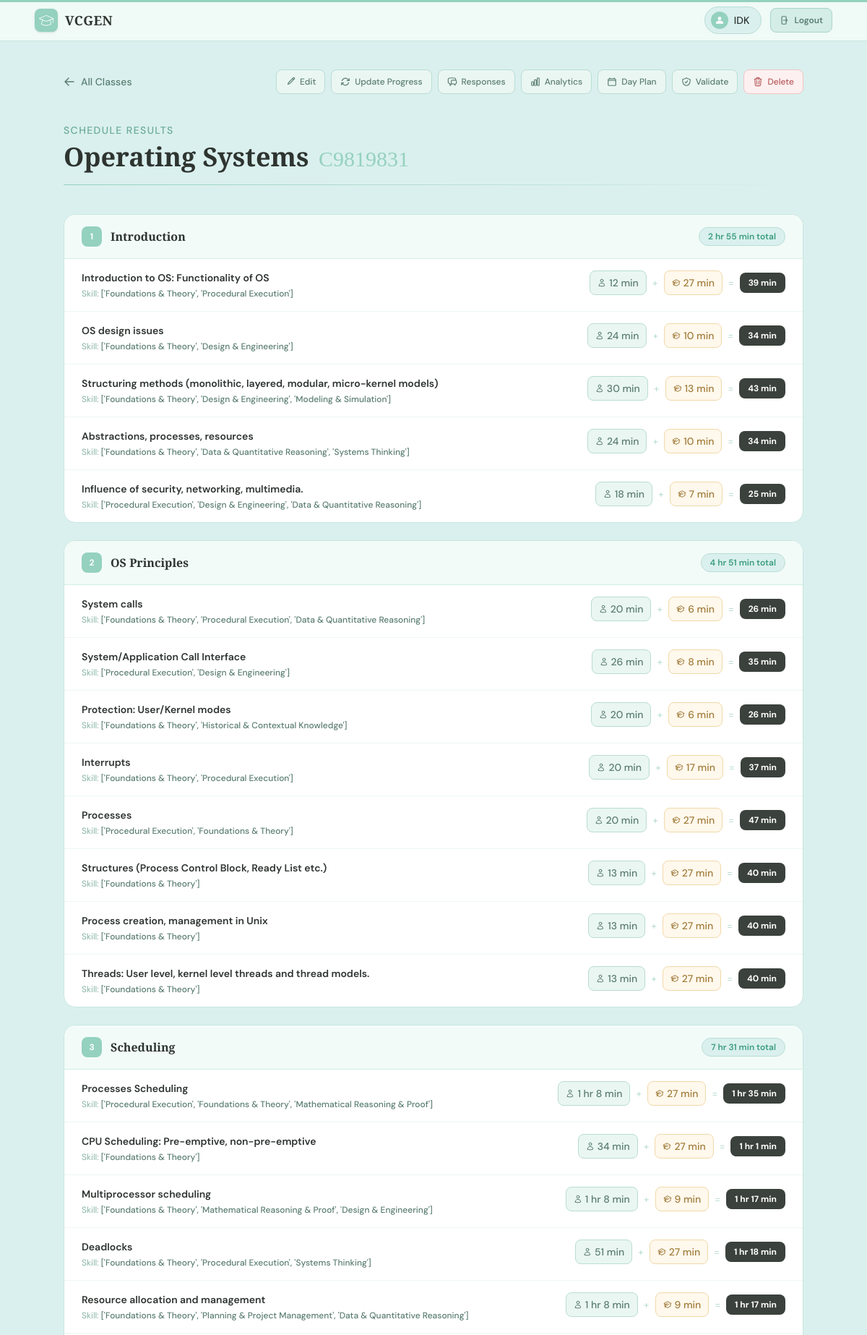
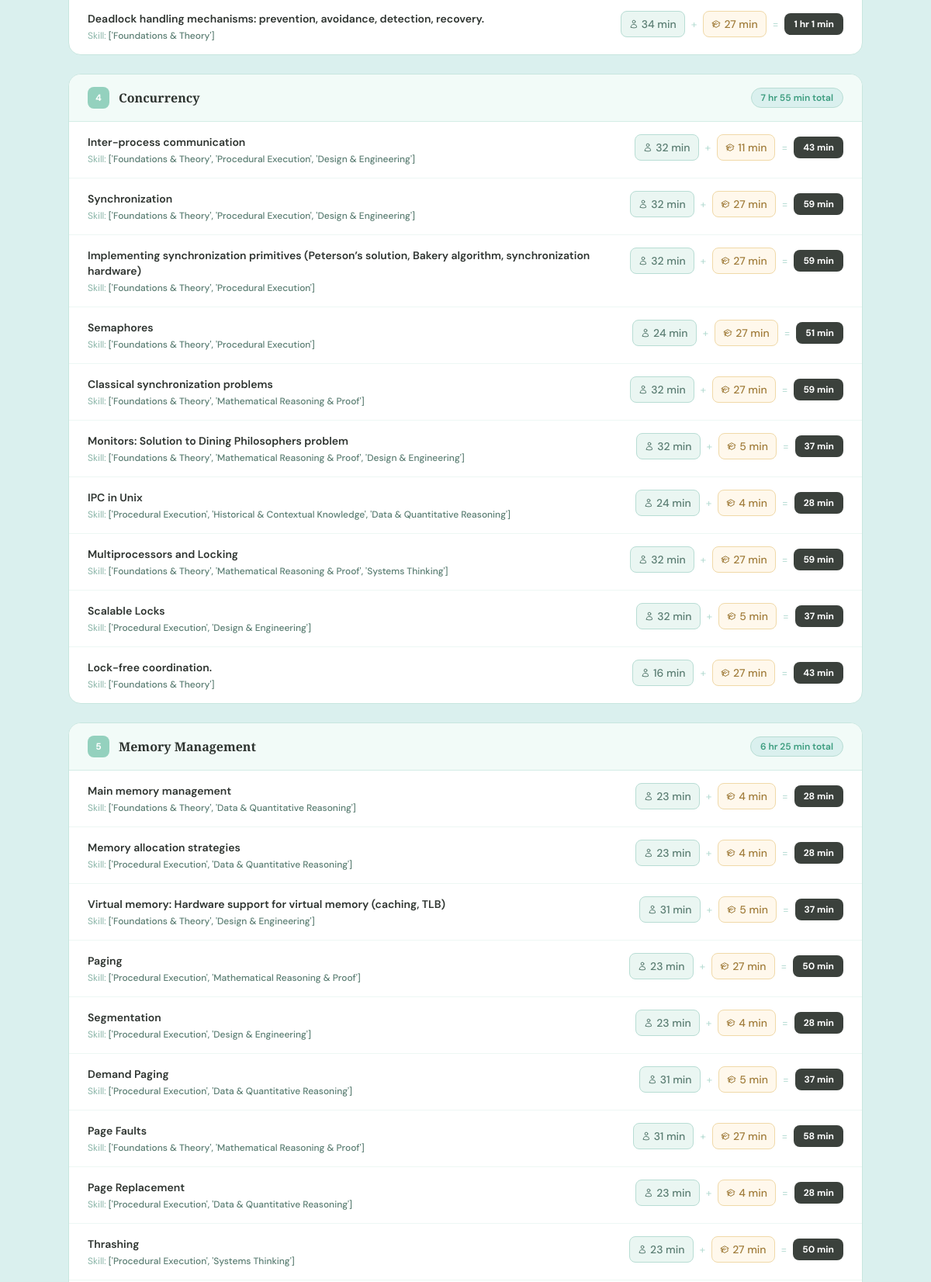
/results/C9819831 (signed in, upper part), run on the app's committed database (2 pictures, top to bottom).
### main/models.py (models this page shows, shortened)
class Teacher(models.Model):
    teacher_id=models.CharField(max_length=8,primary_key=True)
    name=models.CharField(max_length=20)
    email=models.EmailField(null=False)
    password=models.CharField(null=False,max_length=128)

class Course(models.Model):
    course_id=models.CharField(max_length=8,primary_key=True)
    teacher=models.ForeignKey(Teacher,on_delete=models.CASCADE)
    name=models.CharField(max_length=20)
    hours=models.IntegerField()
    split=models.DecimalField(decimal_places=3,max_digits=10)
    accepting_response=models.BooleanField(default=True)

class Module(models.Model):
    module_id=models.CharField(max_length=8,primary_key=True)
    course=models.ForeignKey(Course,on_delete=models.CASCADE)
    hours=models.IntegerField()
    name=models.CharField(max_length=100)

class Topics(models.Model):
    topic_id=models.CharField(max_length=8,primary_key=True)
    module=models.ForeignKey(Module,on_delete=models.CASCADE)
    content=models.CharField(max_length=100)
    mapped_skill=models.JSONField()
    skill_confidence = models.JSONField(default=dict)
    teacherweight=models.DecimalField(decimal_places=3,max_digits=10)
    studentweight=models.DecimalField(decimal_places=3,max_digits=10)

### main/views.py (the view)
# urls.py: path("results/<str:class_id>",views.results,name="results"),
def results(request,class_id):
    context={}
    if 'user' not in request.session:
        return redirect('login')
    else:
        context['name']=Teacher.objects.filter(teacher_id=request.session['user'])[0].name
    ourclass=Course.objects.filter(course_id=class_id)
    if len(ourclass)<1:
        return redirect('classes')
    else:
        ourclass=ourclass[0]
        data={}
        modules=Module.objects.filter(course=ourclass)
        class cusModule:
            def __init__(self, mod):
                self.mod = mod
                self.topicslist = []
                self.modtime = 0
            def addtopic(self, topic):
                self.topicslist.append(topic)
                self.modtime += topic.time
            @property
            def modtime_fmt(self):
                return fmt_time(self.modtime)
        class cusTopic:
            def __init__(self, topic, teachertime, studenttime):
                self.topic = topic
                self.teachertime = teachertime
                self.studenttime = studenttime
                self.time = teachertime + studenttime
                self.teachertime_fmt = fmt_time(teachertime)
                self.studenttime_fmt = fmt_time(studenttime)
                self.time_fmt = fmt_time(teachertime + studenttime)
        ourmods=[]
        for mod in modules:
            newmod=cusModule(mod)
            for topic in Topics.objects.filter(module=mod):
                teachertime=round(topic.teacherweight*mod.hours*ourclass.split,2)
                studenttime=round(topic.studentweight*ourclass.hours*(100-(ourclass.split*100))/100,2)
                newtopic=cusTopic(topic,teachertime,studenttime)
                newmod.addtopic(newtopic)
            ourmods.append(newmod)
        context['cid']=class_id
        context['cname']=ourclass.name
        context['modules']= ourmods
    return render(request,"main/results.html",context=context)

### main/views.py (called while the page is built)
def fmt_time(hours):
    total_mins = round(float(hours) * 60)
    h = total_mins // 60
    m = total_mins % 60
    if h and m:
        return f"{h} hr {m} min"
    elif h:
        return f"{h} hr"
    else:
        return f"{m} min"

### main/templates/main/results.html (shortened to what this page needs)
{% extends "base.html" %}
{% block body %}
<main class="min-h-screen bg-[#daf0ee] px-4 py-10 sm:px-6 lg:px-12">
  <div class="max-w-5xl mx-auto">
    <div class="flex flex-col sm:flex-row sm:items-center justify-between gap-4 mb-10">
      <button
        onclick="location.href='/classes';"
        class="inline-flex items-center gap-2 text-sm font-medium text-[#5a7d72] hover:text-[#2e3430] transition-colors hover:cursor-pointer group"
      >
        <svg xmlns="http://www.w3.org/2000/svg" class="w-4 h-4 group-hover:-translate-x-0.5 transition-transform" fill="none" viewBox="0 0 24 24" stroke-width="2.2" stroke="currentColor">
          <path stroke-linecap="round" stroke-linejoin="round" d="M10.5 19.5 3 12m0 0 7.5-7.5M3 12h18"/>
        </svg>
        All Classes
      </button>
      <div class="flex flex-wrap items-center gap-2">
        <button onclick="location.href='/settings/{{cid}}';"
          class="inline-flex items-center gap-1.5 text-xs font-medium text-[#5a7d72] bg-[#eaf6f2] hover:bg-[#d4ede6] border border-[#b8ddd4] px-3 py-2 rounded-lg transition-all duration-150 hover:cursor-pointer">
          Edit
        </button>
        <button onclick="location.href='/updateprogress/{{cid}}';"
          class="inline-flex items-center gap-1.5 text-xs font-medium text-[#5a7d72] bg-[#eaf6f2] hover:bg-[#d4ede6] border border-[#b8ddd4] px-3 py-2 rounded-lg transition-all duration-150 hover:cursor-pointer">
          Update Progress
        </button>
        <button onclick="location.href='/responses/{{cid}}';"
          class="inline-flex items-center gap-1.5 text-xs font-medium text-[#5a7d72] bg-[#eaf6f2] hover:bg-[#d4ede6] border border-[#b8ddd4] px-3 py-2 rounded-lg transition-all duration-150 hover:cursor-pointer">
          Responses
        </button>
        <button onclick="location.href='/analytics/{{cid}}';"
          class="inline-flex items-center gap-1.5 text-xs font-medium text-[#5a7d72] bg-[#eaf6f2] hover:bg-[#d4ede6] border border-[#b8ddd4] px-3 py-2 rounded-lg transition-all duration-150 hover:cursor-pointer">
          Analytics
        </button>
        <button onclick="location.href='/dayplan/{{cid}}';"
          class="inline-flex items-center gap-1.5 text-xs font-medium text-[#5a7d72] bg-[#eaf6f2] hover:bg-[#d4ede6] border border-[#b8ddd4] px-3 py-2 rounded-lg transition-all duration-150 hover:cursor-pointer">
          Day Plan
        </button>
        <button onclick="location.href='/validate/{{cid}}';"
          class="inline-flex items-center gap-1.5 text-xs font-medium text-[#5a7d72] bg-[#eaf6f2] hover:bg-[#d4ede6] border border-[#b8ddd4] px-3 py-2 rounded-lg transition-all duration-150 hover:cursor-pointer">
          Validate
        </button>
        <button onclick="location.href='/deleteclass/{{cid}}';"
          class="inline-flex items-center gap-1.5 text-xs font-medium text-[#b85c5c] bg-[#fdf0f0] hover:bg-[#fce0e0] border border-[#f0c4c4] px-3 py-2 rounded-lg transition-all duration-150 hover:cursor-pointer">
          Delete
        </button>
      </div>
    </div>
    <div class="mb-10">
      <p class="text-sm font-medium text-[#6aab97] uppercase tracking-widest mb-1">Schedule Results</p>
      <h1 class="text-4xl font-bold text-[#2e3430] cusfont leading-tight">
        {{ cname }}
        <span class="text-[#94d1be] font-normal text-3xl ml-1">{{ cid }}</span>
      </h1>
      <div class="mt-4 h-px bg-gradient-to-r from-[#94d1be] via-[#b8ddd4] to-transparent"></div>
    </div>
    <div class="flex flex-col gap-6">
      {% for mod in modules %}
      <div class="bg-white border border-[#c8e6df] rounded-2xl overflow-hidden hover:border-[#94d1be] hover:shadow-md transition-all duration-200">
        <div class="flex items-center justify-between px-6 py-4 bg-[#f2fbf8] border-b border-[#d4ede6]">
          <div class="flex items-center gap-3">
            <span class="w-7 h-7 rounded-lg bg-[#94d1be] text-white text-xs font-bold flex items-center justify-center flex-shrink-0">
              {{ forloop.counter }}
            </span>
            <h2 class="text-base font-semibold text-[#2e3430] cusfont">{{ mod.mod.name }}</h2>
          </div>
          <span class="text-xs font-semibold text-[#3b9c7e] bg-[#daf0ee] border border-[#b8ddd4] px-3 py-1 rounded-full">
            {{ mod.modtime_fmt }} total
          </span>
        </div>
        <ul class="divide-y divide-[#edf7f4]">
          {% for topic in mod.topicslist %}
          <li class="px-6 py-4 flex flex-col sm:flex-row sm:items-start justify-between gap-3 transition-colors duration-150
            {% if topic.teachertime == 0 and topic.studenttime == 0 %}
              bg-[#fafafa]
            {% else %}
              hover:bg-[#f9fdfb]
            {% endif %}">
            <div class="flex-1 min-w-0">
              <div class="flex items-center gap-2 flex-wrap">
                <p class="text-sm font-semibold text-[#2e3430] {% if topic.teachertime == 0 and topic.studenttime == 0 %}text-[#999] line-through decoration-[#bbb]{% endif %}">
                  {{ topic.topic.content }}
                </p>
              </div>
              <p class="text-xs text-[#8ab5a8] mt-1">
                Skill:
                <span class="font-medium text-[#5a7d72]">{{ topic.topic.mapped_skill }}</span>
              </p>
            </div>
            <div class="flex-shrink-0 flex items-center gap-2 text-xs sm:text-sm">
              {% if topic.teachertime == 0 and topic.studenttime == 0 %}
              <span class="text-[#aaa] italic text-xs">Hours redistributed</span>
              {% else %}
              <div class="flex items-center gap-1 bg-[#eaf6f2] border border-[#b8ddd4] rounded-lg px-2.5 py-1.5">
                <span class="font-medium text-[#5a7d72]">{{ topic.teachertime_fmt }}</span>
              </div>
              <span class="text-[#b8ddd4]">+</span>
              <div class="flex items-center gap-1 bg-[#fff8ec] border border-[#f0d9a8] rounded-lg px-2.5 py-1.5">
                <span class="font-medium text-[#a07c3a]">{{ topic.studenttime_fmt }}</span>
              </div>
              <span class="text-[#b8ddd4]">=</span>
              <div class="bg-[#3b413c] text-white rounded-lg px-3 py-1.5 text-xs font-bold">
                {{ topic.time_fmt }}
              </div>
              {% endif %}
            </div>
          </li>
          {% endfor %}
        </ul>
      </div>
      {% endfor %}
    </div>
  </div>
</main>
{% endblock %}

### main/templates/main/base.html (shortened to what this page needs)
<html>
  <head>
    {% load static %}
    <script src="https://cdn.jsdelivr.net/npm/@tailwindcss/browser@4"></script>
  </head>
  <body>
    <header id="site-header" class="px-4 sm:px-6 lg:px-12">
      <div class="max-w-7xl mx-auto flex items-center justify-between h-14">
        <div
          class="flex items-center gap-2.5 hover:cursor-pointer group"
          onclick="location.href='/';"
        >
          {% load static %}
          <div class="w-8 h-8 rounded-lg bg-[#94d1be] flex items-center justify-center flex-shrink-0 group-hover:bg-[#7ec4af] transition-colors duration-200 shadow-sm">
            <img src="{% static 'main/education-svg.svg' %}" class="h-5 w-5 brightness-0 invert" alt="VCGEN logo" />
          </div>
          <span class="text-lg font-bold text-[#2e3430] cusfont tracking-wide group-hover:text-[#3b9c7e] transition-colors duration-200">
            VCGEN
          </span>
        </div>
        {% if name %}
        <div class="flex items-center gap-3">
          <div class="flex items-center gap-2 bg-[#daf0ee] border border-[#b8ddd4] rounded-full pl-2 pr-4 py-1.5">
            <div class="w-6 h-6 rounded-full bg-[#94d1be] flex items-center justify-center flex-shrink-0">
              {% load static %}
              <img src="{% static 'main/person-svg.svg' %}" class="h-3.5 w-3.5 brightness-0 invert" alt="" />
            </div>
            <span class="text-sm font-medium text-[#2e3430]">{{ name }}</span>
          </div>
          <button
            onclick="location.href='/';"
            class="inline-flex items-center gap-1.5 text-xs font-semibold text-[#5a7d72] bg-[#d4ede6] hover:bg-[#c2e3d8] border border-[#a8d5c8] px-3 py-2 rounded-lg transition-all duration-150 hover:cursor-pointer"
          >
            Logout
          </button>
        </div>
        {% endif %}
      </div>
    </header>
    {% block body %}
    {% endblock %}
          {% load static %}
  </body>
</html>

### main/templates/main/base.html (style rules this page uses)
*, *::before, *::after { box-sizing: border-box; }
html, body { margin: 0; padding: 0; }
body { font-family: 'DM Sans', sans-serif; background-color: #daf0ee; color: #3b413c; display: flex; flex-direction: column; min-height: 100vh; }
.cusfont { font-family: 'Playfair Display', serif; font-optical-sizing: auto; }
#site-header { box-shadow: inset 0 3px 0 0 #94d1be, 0 1px 0 0 #c8e6df; background-color: #f0faf6; position: sticky; top: 0; z-index: 50; }

### data on the page
Teacher: name "IDK"
Course: name "Operating Systems"
Module: mod.name "Introduction"
Topics: topic.content "Introduction to OS: Functionality of OS", topic.mapped_skill "['Foundations & Theory', 'Procedural Execution']"
Topics: topic.content "OS design issues", topic.mapped_skill "['Foundations & Theory', 'Design & Engineering']"
Topics: topic.content "Structuring methods (monolithic, layered, modular, micro-kernel models)", topic.mapped_skill "['Foundations & Theory', 'Design & Engineering', 'Modeling & Simulation']"
Topics: topic.content "Abstractions, processes, resources", topic.mapped_skill "['Foundations & Theory', 'Data & Quantitative Reasoning', 'Systems Thinking']"
Topics: topic.content "Influence of security, networking, multimedia.", topic.mapped_skill "['Procedural Execution', 'Design & Engineering', 'Data & Quantitative Reasoning']"
Module: mod.name "OS Principles"
Topics: topic.content "System calls", topic.mapped_skill "['Foundations & Theory', 'Procedural Execution', 'Data & Quantitative Reasoning']"
Topics: topic.content "System/Application Call Interface", topic.mapped_skill "['Procedural Execution', 'Design & Engineering']"
Topics: topic.content "Protection: User/Kernel modes", topic.mapped_skill "['Foundations & Theory', 'Historical & Contextual Knowledge']"
Topics: topic.content "Interrupts", topic.mapped_skill "['Foundations & Theory', 'Procedural Execution']"
Topics: topic.content "Processes", topic.mapped_skill "['Procedural Execution', 'Foundations & Theory']"
Topics: topic.content "Structures (Process Control Block, Ready List etc.)", topic.mapped_skill "['Foundations & Theory']"
Topics: topic.content "Process creation, management in Unix", topic.mapped_skill "['Foundations & Theory']"
Topics: topic.content "Threads: User level, kernel level threads and thread models.", topic.mapped_skill "['Foundations & Theory']"
Module: mod.name "Scheduling"
Topics: topic.content "Processes Scheduling", topic.mapped_skill "['Procedural Execution', 'Foundations & Theory', 'Mathematical Reasoning & Proof']"
Topics: topic.content "CPU Scheduling: Pre-emptive, non-pre-emptive", topic.mapped_skill "['Foundations & Theory']"
Topics: topic.content "Multiprocessor scheduling", topic.mapped_skill "['Foundations & Theory', 'Mathematical Reasoning & Proof', 'Design & Engineering']"
Topics: topic.content "Deadlocks", topic.mapped_skill "['Foundations & Theory', 'Procedural Execution', 'Systems Thinking']"
Topics: topic.content "Resource allocation and management", topic.mapped_skill "['Foundations & Theory', 'Planning & Project Management', 'Data & Quantitative Reasoning']"
Topics: topic.content "Deadlock handling mechanisms: prevention, avoidance, detection, recovery.", topic.mapped_skill "['Foundations & Theory']"
Module: mod.name "Concurrency"
Topics: topic.content "Inter-process communication", topic.mapped_skill "['Foundations & Theory', 'Procedural Execution', 'Design & Engineering']"
Topics: topic.content "Synchronization", topic.mapped_skill "['Foundations & Theory', 'Procedural Execution', 'Design & Engineering']"
Topics: topic.content "Implementing synchronization primitives (Peterson’s solution, Bakery algorithm, synchronization hardware)", topic.mapped_skill "['Foundations & Theory', 'Procedural Execution']"
Topics: topic.content "Semaphores", topic.mapped_skill "['Foundations & Theory', 'Procedural Execution']"
Topics: topic.content "Classical synchronization problems", topic.mapped_skill "['Foundations & Theory', 'Mathematical Reasoning & Proof']"
Topics: topic.content "Monitors: Solution to Dining Philosophers problem", topic.mapped_skill "['Foundations & Theory', 'Mathematical Reasoning & Proof', 'Design & Engineering']"
Topics: topic.content "IPC in Unix", topic.mapped_skill "['Procedural Execution', 'Historical & Contextual Knowledge', 'Data & Quantitative Reasoning']"
Topics: topic.content "Multiprocessors and Locking", topic.mapped_skill "['Foundations & Theory', 'Mathematical Reasoning & Proof', 'Systems Thinking']"
Topics: topic.content "Scalable Locks", topic.mapped_skill "['Procedural Execution', 'Design & Engineering']"
Topics: topic.content "Lock-free coordination.", topic.mapped_skill "['Foundations & Theory']"
Module: mod.name "Memory Management"
Topics: topic.content "Main memory management", topic.mapped_skill "['Foundations & Theory', 'Data & Quantitative Reasoning']"
Topics: topic.content "Memory allocation strategies", topic.mapped_skill "['Procedural Execution', 'Data & Quantitative Reasoning']"
Topics: topic.content "Virtual memory: Hardware support for virtual memory (caching, TLB)", topic.mapped_skill "['Foundations & Theory', 'Design & Engineering']"
Topics: topic.content "Paging", topic.mapped_skill "['Procedural Execution', 'Mathematical Reasoning & Proof']"
Topics: topic.content "Segmentation", topic.mapped_skill "['Procedural Execution', 'Design & Engineering']"
Topics: topic.content "Demand Paging", topic.mapped_skill "['Procedural Execution', 'Data & Quantitative Reasoning']"
Topics: topic.content "Page Faults", topic.mapped_skill "['Foundations & Theory', 'Mathematical Reasoning & Proof']"
Topics: topic.content "Page Replacement", topic.mapped_skill "['Procedural Execution', 'Data & Quantitative Reasoning']"
Topics: topic.content "Thrashing", topic.mapped_skill "['Procedural Execution', 'Systems Thinking']"

### other printed values
{{ cid }} "C9819831"
{{ mod.modtime_fmt }} "2 hr 55 min" "4 hr 51 min" "7 hr 31 min" "7 hr 55 min" "6 hr 25 min"
{{ topic.teachertime_fmt }} "12 min" "24 min" "30 min" "24 min" "18 min" "20 min" "26 min" "20 min" "20 min" "20 min" "13 min" "13 min" "13 min" "1 hr 8 min" "34 min" "1 hr 8 min" "51 min" "1 hr 8 min" "34 min" "32 min" "32 min" "32 min" "24 min" "32 min" "32 min" "24 min" "32 min" "32 min" "16 min" "23 min" "23 min" "31 min" "23 min" "23 min" "31 min" "31 min" "23 min" "23 min"
{{ topic.studenttime_fmt }} "27 min" "10 min" "13 min" "10 min" "7 min" "6 min" "8 min" "6 min" "17 min" "27 min" "27 min" "27 min" "27 min" "27 min" "27 min" "9 min" "27 min" "9 min" "27 min" "11 min" "27 min" "27 min" "27 min" "27 min" "5 min" "4 min" "27 min" "5 min" "27 min" "4 min" "4 min" "5 min" "27 min" "4 min" "5 min" "27 min" "4 min" "27 min"
{{ topic.time_fmt }} "39 min" "34 min" "43 min" "34 min" "25 min" "26 min" "35 min" "26 min" "37 min" "47 min" "40 min" "40 min" "40 min" "1 hr 35 min" "1 hr 1 min" "1 hr 17 min" "1 hr 18 min" "1 hr 17 min" "1 hr 1 min" "43 min" "59 min" "59 min" "51 min" "59 min" "37 min" "28 min" "59 min" "37 min" "43 min" "28 min" "28 min" "37 min" "50 min" "28 min" "37 min" "58 min" "28 min" "50 min"
